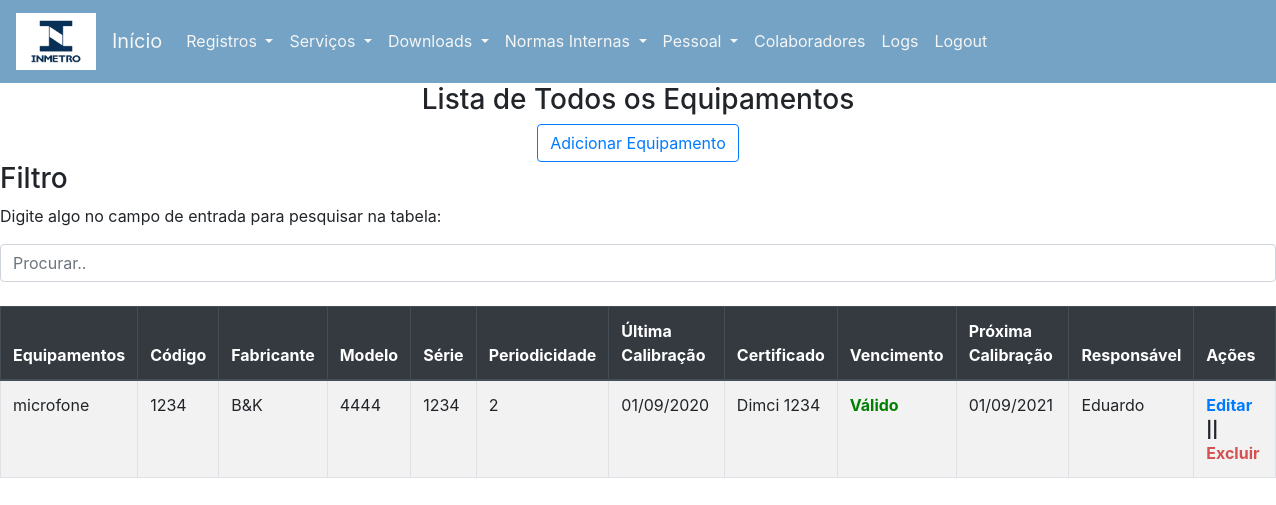
The page /equipamentos (signed in) on the database its author committed.
### app/models/equipamento.py (models this page shows, shortened)
class Equipamento(db.Model):
    __tablename__ = 'equipamento'
    id = db.Column('id',db.Integer,primary_key = True, autoincrement = True)
    equipamento = db.Column(db.String(100))
    codigo = db.Column(db.String(100), unique=True)
    fabricante = db.Column(db.String(100))
    modelo = db.Column(db.String(100))
    serie = db.Column(db.String(100))
    certificado = db.Column(db.String(100), nullable=True)
    periodicidade = db.Column(db.Integer())
    descricao = db.Column(db.Text(),nullable=True)
    data_ultima_calibracao = db.Column(db.DateTime(),nullable=True)
    data_proxima_calibracao = db.Column(db.DateTime(), nullable=True)
    data_registro = db.Column( db.DateTime(),nullable=False,default=datetime.utcnow)
    usuario_id = db.Column(db.Integer, db.ForeignKey('usuario.id'),nullable=True)
    usuario = db.relationship('Usuario', back_populates="equipamentos")

### app/models/usuario.py (models this page shows, shortened)
class Usuario (UserMixin,db.Model):
    __tablename__ = 'usuario'
    id = db.Column('id', db.Integer, primary_key=True, autoincrement=True)
    email = db.Column(db.String(100), unique=True)
    senha = db.Column(db.String(50))
    nome = db.Column(db.String(50))
    up_uo = db.Column(db.String(50))
    privilegio = db.Column(db.String(50))
    matricula = db.Column(db.String(50))
    ramal = db.Column(db.String(50))
    equipamentos = relationship("Equipamento", back_populates="usuario")
    indice_geral = db.relationship('Indice_Geral', back_populates="usuario")

### app/controllers/equipamento.py (the view)
@equip.route('/equipamentos')
@login_required
def equipamentos():
    equipamentos = Equipamento.query.all()
    data_hoje = datetime.today()
    return render_template('equipamentos.html',equipamentos = equipamentos,data_hoje=data_hoje, relativedelta=relativedelta)

### app/controllers/main.py (called while the page is built)
@lm.user_loader
def load_user(user_id):
    return Usuario.query.get(int(user_id))

### app/templates/equipamentos.html (shortened to what this page needs)
{% extends "base_laeta.html" %}
{% block content %}
<h3 align="center">Lista de Todos os Equipamentos</h3>
<div class="row justify-content-center">
    <form action="/adicionarEquipamento" method="get">
        <button type="submit" class="btn btn-outline-primary">Adicionar Equipamento</button>
    </form>
</div>
<div class="">
  <h3>Filtro</h3>
  <p>Digite algo no campo de entrada para pesquisar na tabela:</p>
  <input class="form-control" id="myInput" type="text" placeholder="Procurar..">
  <br>
<table class="table table-bordered table-striped">
  <thead class="thead-dark">
    <tr>
      <th scope="col">Equipamentos</th>
      <th scope="col">Código</th>
      <th scope="col">Fabricante</th>
      <th scope="col">Modelo</th>
      <th scope="col">Série</th>
      <th scope="col">Periodicidade</th>
      <th scope="col">Última Calibração</th>
      <th scope="col">Certificado</th>
      <th scope="col">Vencimento</th>
      <th scope="col">Próxima Calibração</th>
      <th scope="col">Responsável</th>
      <th scope="col">Ações</th>
    </tr>
  </thead>
  <tbody id="myTable">
  {% for e in equipamentos %}
  <tr>
      <td>{{e.equipamento}}</td>
      <td>{{e.codigo}}</td>
      <td>{{e.fabricante}}</td>
      <td>{{e.modelo}}</td>
      <td>{{e.serie}}</td>
      <td>{{e.periodicidade}}</td>
      {% if e.data_ultima_calibracao == None %}
      <td ></td>
      {%else%}
      <td>{{e.data_ultima_calibracao.strftime('%d/%m/%Y')}}</td>
      {% endif %}
      <td>{{e.certificado}}</td>
      {% if  e.data_ultima_calibracao == None or (e.data_ultima_calibracao + relativedelta(years=e.periodicidade))< data_hoje %}
      <th style ="color:red;">Vencida</th>
      {% elif (e.data_ultima_calibracao + relativedelta(years=e.periodicidade))< (data_hoje + relativedelta(months=3)) %}
      <th style ="color:orange;">A vencer</th>
      {% else %}
      <th style ="color:green;">Válido</th>
      {% endif %}
      {% if e.data_proxima_calibracao == None %}
      <td ></td>
      {%else%}
      <td>{{e.data_proxima_calibracao.strftime('%d/%m/%Y')}}</td>
      {% endif %}
      <td>{{e.usuario.nome}}</td>
      <th>
          <a href="/editarEquipamento/{{e.id}}">Editar</a> ||
          <a style ="color:#D55151;"href="/deletarEquipamento/{{e.id}}">Excluir</a>
      </th>
  </tr>
  {% endfor %}
  </tbody>
</table>
</div>
{% endblock %}

### rows shown on the page
Equipamento: equipamento "microfone", codigo "1234", fabricante "B&K", modelo "4444", serie "1234", periodicidade "2", data_ultima_calibracao "01/09/2020", certificado "Dimci 1234", shows "Válido", data_proxima_calibracao "01/09/2021", usuario.nome "Eduardo"
